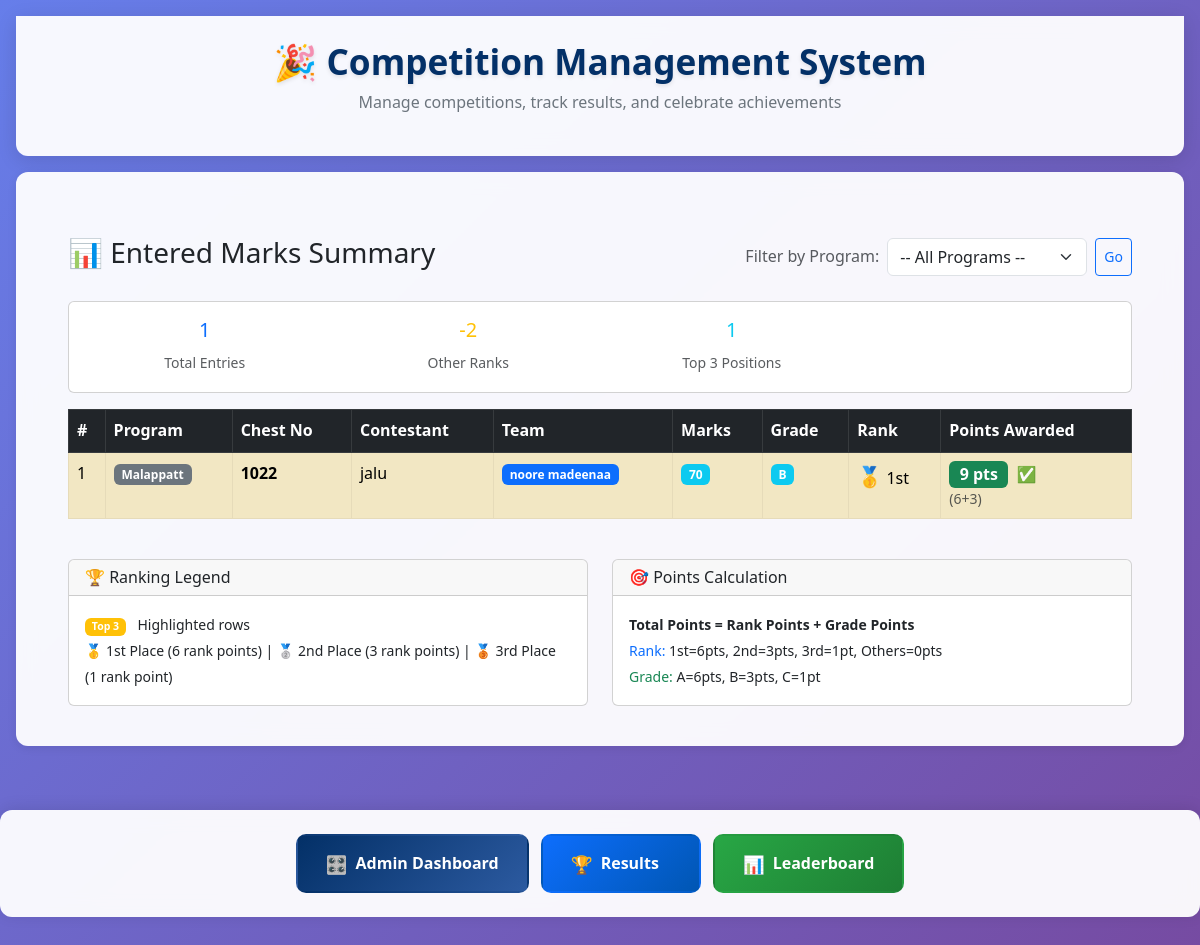
Page /enter_marks_summary/ (signed in) on the earlier database version.
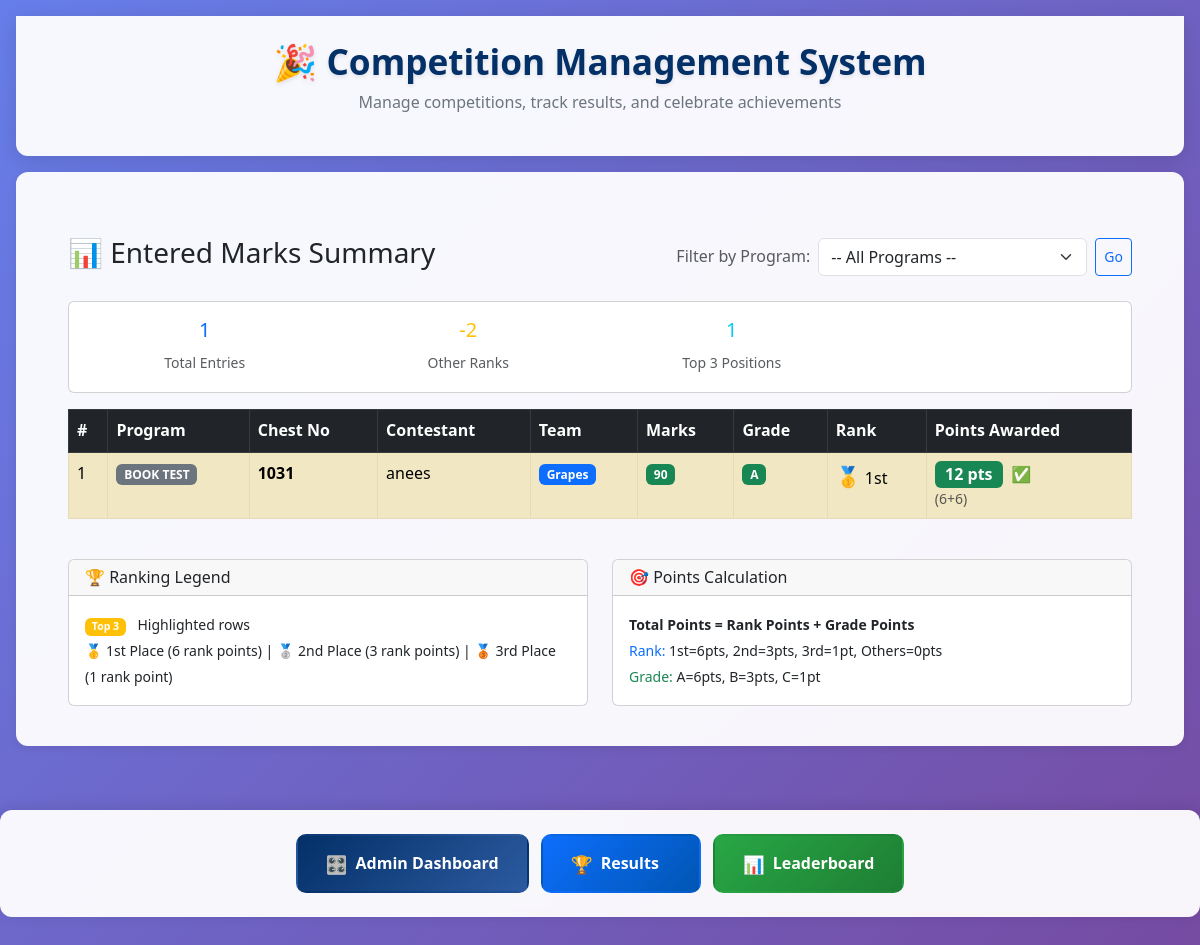
Same page on the later database version.
### core/models.py (models this page shows, shortened)
class Participation(models.Model):
    contestant = models.ForeignKey(Contestant, on_delete=models.CASCADE)
    program = models.ForeignKey(Program, on_delete=models.CASCADE)
    marks = models.IntegerField(null=True, blank=True)
    rank = models.PositiveIntegerField(null=True, blank=True)
    grade = models.CharField(max_length=1, null=True, blank=True)
    points_awarded = models.BooleanField(default=False)

class Program(models.Model):
    name = models.CharField(max_length=100)
    category = models.ForeignKey(Category, on_delete=models.CASCADE)

class Contestant(models.Model):
    chest_no = models.PositiveIntegerField(unique=True, null=True)
    name = models.CharField(max_length=100)
    team = models.ForeignKey(Team, on_delete=models.CASCADE)
    category = models.ForeignKey(Category, on_delete=models.CASCADE, null=True)
    total_points = models.IntegerField(default=0)

class Team(models.Model):
    user = models.OneToOneField(User, on_delete=models.CASCADE)
    name = models.CharField(max_length=100)
    total_points = models.IntegerField(default=0)

### core/views.py (the view, shortened to what this page needs)
# urls.py: path('enter_marks_summary/', views.enter_marks_summary, name='enter_marks_summary'),
@login_required
def enter_marks_summary(request):
    if request.user.role != 'admin':
        return redirect('dashboard_team')
    program_id = request.GET.get('program')
    programs = Program.objects.all().order_by('name')
    if program_id:
        participations = Participation.objects.filter(
            marks__isnull=False,
            program_id=program_id
        ).order_by('-marks')
        selected_program = Program.objects.get(id=program_id)
    else:
        participations = Participation.objects.filter(
            marks__isnull=False
        ).order_by('program__name', '-marks')
        selected_program = None
    if program_id:
        program_participations = Participation.objects.filter(
            program_id=program_id,
            marks__isnull=False
        ).order_by('-marks')
        for i, p in enumerate(program_participations, 1):
            p.rank = i
            p.grade = get_grade(p.marks)
            if not p.points_awarded and p.grade:
                rank_points = POINTS_FOR_RANK.get(p.rank, 0)
                grade_points = POINTS_FOR_GRADE.get(p.grade, 0)
                total_points = rank_points + grade_points
                tp, created = TeamPoints.objects.get_or_create(team=p.contestant.team)
                tp.points += total_points
                tp.save()
                p.points_awarded = True
            p.save()
    else:
        for program in Program.objects.all():
            program_participations = Participation.objects.filter(
                program=program,
                marks__isnull=False
            ).order_by('-marks')
            for i, p in enumerate(program_participations, 1):
                p.rank = i
                p.grade = get_grade(p.marks)
                p.save()
    for p in participations:
        if p.points_awarded and p.grade:
            rank_points = POINTS_FOR_RANK.get(p.rank, 0)
            grade_points = POINTS_FOR_GRADE.get(p.grade, 0)
            p.total_points = rank_points + grade_points
            p.rank_points = rank_points
            p.grade_points = grade_points
        else:
            p.total_points = 0
            p.rank_points = 0
            p.grade_points = 0
    return render(request, 'enter_marks.html', {
        'participations': participations,
        'programs': programs,
        'selected_program': selected_program,
        'program_id': program_id,
    })

### core/views.py (called while the page is built)
def get_grade(marks):
    if marks is None:
        return None
    if marks >= 80:
        return 'A'
    elif marks >= 60:
        return 'B'
    elif marks >= 50:
        return 'C'
    return None

### templates/enter_marks.html (shortened to what the changed rows need)
{% extends 'base.html' %}
{% block content %}
<div class="container mt-4">
    <div class="table-responsive">
        <table class="table table-bordered table-hover table-striped">
            <thead class="table-dark">
                <tr>
                    <th>#</th>
                    {% if not selected_program %}
                        <th>Program</th>
                    {% endif %}
                    <th>Chest No</th>
                    <th>Contestant</th>
                    <th>Team</th>
                    <th>Marks</th>
                    <th>Grade</th>
                    <th>Rank</th>
                    <th>Points Awarded</th>
                </tr>
            </thead>
            <tbody>
                {% for p in participations %}
                    <tr {% if p.rank <= 3 %}class="table-warning"{% endif %}>
                        <td>{{ forloop.counter }}</td>
                        {% if not selected_program %}
                            <td>
                                <span class="badge bg-secondary">{{ p.program.name }}</span>
                            </td>
                        {% endif %}
                        <td><strong>{{ p.contestant.chest_no }}</strong></td>
                        <td>{{ p.contestant.name }}</td>
                        <td>
                            <span class="badge bg-primary">{{ p.contestant.team.name }}</span>
                        </td>
                        <td>
                            <span class="badge {% if p.marks >= 80 %}bg-success{% elif p.marks >= 60 %}bg-info{% elif p.marks >= 50 %}bg-warning{% else %}bg-danger{% endif %}">
                                {{ p.marks }}
                            </span>
                        </td>
                        <td>
                            {% if p.grade %}
                                <span class="badge {% if p.grade == 'A' %}bg-success{% elif p.grade == 'B' %}bg-info{% elif p.grade == 'C' %}bg-warning{% endif %}">
                                    {{ p.grade }}
                                </span>
                            {% else %}
                                <span class="text-muted">-</span>
                            {% endif %}
                        </td>
                        <td>
                            {% if p.rank == 1 %}
                                <span class="fs-5">🥇</span> 1st
                            {% elif p.rank == 2 %}
                                <span class="fs-5">🥈</span> 2nd
                            {% elif p.rank == 3 %}
                                <span class="fs-5">🥉</span> 3rd
                            {% else %}
                                <span class="badge bg-secondary">{{ p.rank }}</span>
                            {% endif %}
                        </td>
                        <td>
                            {% if p.points_awarded and p.grade %}
                                <span class="badge {% if p.rank <= 3 %}bg-success{% else %}bg-secondary{% endif %} fs-6">
                                    {{ p.total_points }} pts
                                </span>
                                <span class="text-success ms-1">✅</span>
                                <small class="text-muted d-block">
                                    ({{ p.rank_points }}+{{ p.grade_points }})
                                </small>
                            {% else %}
                                <span class="text-danger fs-5">❌</span>
                                <small class="text-muted d-block">Not awarded</small>
                            {% endif %}
                        </td>
                    </tr>
                {% endfor %}
            </tbody>
        </table>
    </div>
</div>
{% endblock %}

Differences in the rows shown:
removed Participation: program.name "Malappatt", contestant.chest_no "1022", contestant.name "jalu", contestant.team.name "noore madeenaa", marks "70", grade "B", rank "1st", total_points "9", rank_points "6", grade_points "3"
added Participation: program.name "BOOK TEST", contestant.chest_no "1031", contestant.name "anees", contestant.team.name "Grapes", marks "90", grade "A", rank "1st", total_points "12", rank_points "6", grade_points "6"
